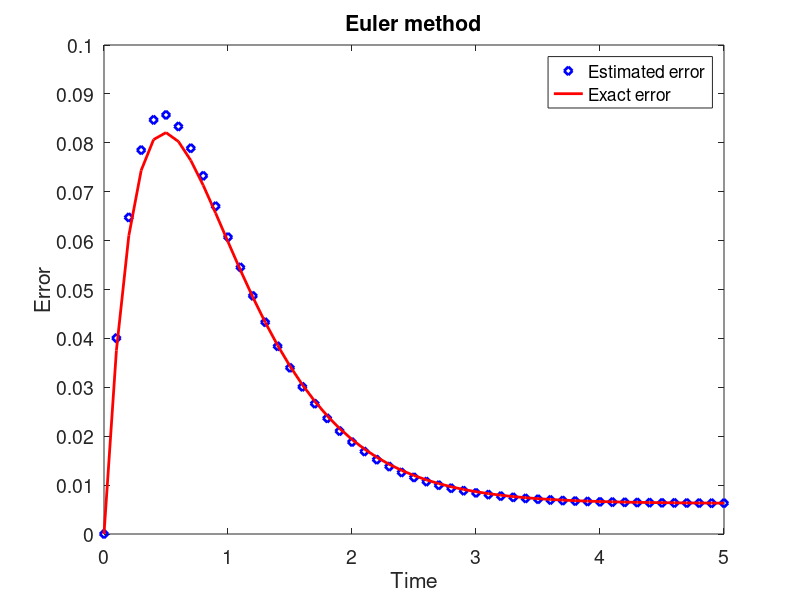

The MATLAB source for this figure:
%
% This code uses the Euler method to solve y'=-a*y+0.25*t^2
% with time step h=0.1 and h=0.05. Then it estimates the error
% and plots the estimated error as a function of time. 
%
clear
clf reset
%
a=2;
y0=2;
h=0.1;
%
% Run with h
%
n=5/h;
t=[0:n]*h;
y=zeros(1,n+1);
y(1)=y0;
for j=1:n,
  y(j+1)=y(j)+h*(-a*y(j)+0.25*t(j)^2);
end
h1=h;
n1=n;
t1=t;
y1=y;
%
% Run with h/2
%
h=h/2;
n=5/h;
t=[0:n]*h;
y=zeros(1,n+1);
y(1)=y0;
for j=1:n,
  y(j+1)=y(j)+h*(-a*y(j)+0.25*t(j)^2);
end
h2=h;
n2=n;
t2=t;
y2=y;
%
% Error at t=5
err_t5=abs(y1(n1+1)-y2(n2+1))/(1-0.5);
disp(' ')
disp(['  The estimated error for h = ',num2str(h1),'  at t = 5 is'])
disp(['        Error = ',num2str(err_t5,'%16.8e'),'.'])
disp(' ')
%
% Error as a function of time
err_est=abs(y1-y2(1:2:n2+1))/(1-0.5);
y_ext=exp(-a*t1)*y0+1/(4*a)*t1.^2-1/(2*a^2)*t1+1/(2*a^3)*(1-exp(-a*t1));
err_ext=abs(y1-y_ext);
%
plot(t1,err_est,'bd','linewidth', 2.0)
hold on
plot(t1,err_ext,'r-','linewidth', 2.0)
legend('Estimated error','Exact error')
set(gca,'fontsize',14)
axis([0, 5, 0, 0.1])
set(gca,'xtick',[0:1:5])
set(gca,'ytick',[0:0.01:0.1])
xlabel('Time')
ylabel('Error')
title('Euler method')
%
